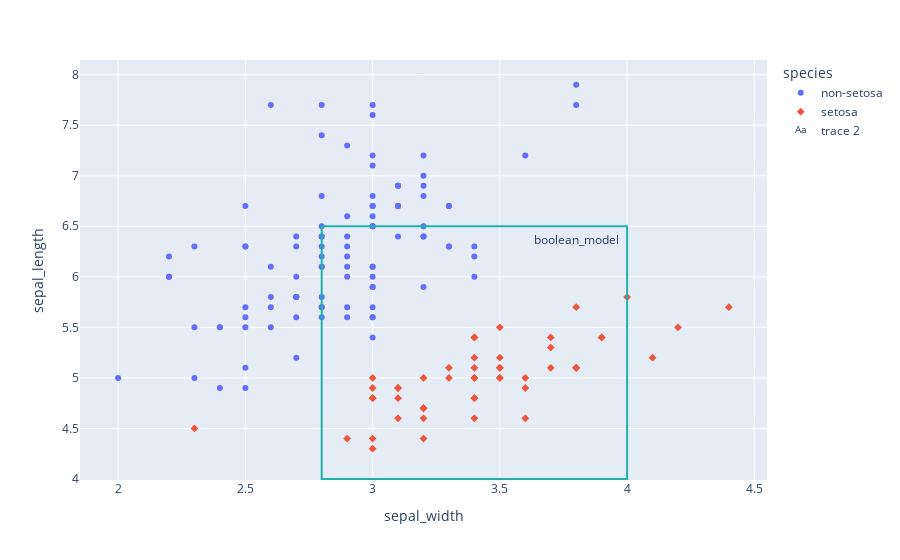

The notebook cell this image was saved under:
### Markdown cell above
## Build Student Model with Bad Teacher

### Code cell
import plotly.graph_objects as go


sepal_length_max = 6.5
sepal_length_min = 4
sepal_width_min = 2.8
sepal_width_max = 4

fig = px.scatter(df_raw, x="sepal_width", y="sepal_length", color='species', symbol="species")

fig.add_shape(type="rect",
    x0=sepal_width_min, y0=sepal_length_min, x1=sepal_width_max, y1=sepal_length_max,
    line=dict(color="LightSeaGreen"),
)
# Create scatter trace of text labels
fig.add_trace(go.Scatter(
    x=[3.8],
    y=[6.35],
    text=["boolean_model"],
    mode="text",
))

# fig.add_hline(y=sepal_length_max)
# fig.add_vline(x=sepal_width_min)
fig.show()

### Figure 1 — Plotly figure (JSON) as saved in the notebook; plotly's stock layout.template omitted (floating-point values rounded to 4 significant figures)
{"data": [{"hovertemplate": "species=non-setosa<br>sepal_width=%{x}<br>sepal_length=%{y}<extra></extra>", "legendgroup": "non-setosa", "marker": {"color": "#636efa", "symbol": "circle"}, "mode": "markers", "name": "non-setosa", "orientation": "v", "showlegend": true, "type": "scatter", "x": [3, 3, 3, 2.5, 3.1, 2.7, 3.2, 3, 3.4, 3.6, 3.2, 2.5, 3.1, 2.7, 3.2, 2.9, 2.2, 3, 3, 2.9, 2.4, 2.7, 3.1, 2.8, 2.6, 3.1, 2.9, 3, 3.3, 2.8, 2.8, 3, 3, 3.1, 2.2, 2.7, 3.8, 3.3, 2.4, 2, 2.8, 3.1, 2.9, 2.6, 2.7, 3.2, 2.6, 2.5, 3, 2.9, 3, 3, 3.2, 3, 2.6, 2.4, 3, 3.2, 3.8, 2.8, 2.9, 2.5, 2.8, 3, 3.3, 2.8, 2.5, 2.8, 2.3, 2.8, 2.7, 3.2, 3.4, 2.8, 2.3, 3.1, 2.9, 2.8, 2.8, 2.9, 3, 2.7, 3, 2.3, 2.8, 3.3, 2.5, 2.8, 3, 3, 3, 2.2, 3.4, 3.2, 2.5, 2.5, 2.7, 2.6, 2.9, 2.7], "xaxis": "x", "y": [5.9, 5.4, 5.6, 4.9, 6.9, 5.6, 6.4, 6.7, 6, 7.2, 5.9, 6.7, 6.4, 5.8, 6.9, 6.1, 6, 7.2, 6, 6.2, 5.5, 5.8, 6.7, 6.2, 5.7, 6.9, 6.4, 7.1, 6.7, 6.8, 6.4, 6.5, 5.7, 6.7, 6, 6.4, 7.7, 6.3, 5.5, 5, 6.5, 6.7, 7.3, 5.5, 5.2, 7.2, 6.1, 5.7, 6.5, 6.6, 6.7, 6.1, 7, 6.5, 7.7, 4.9, 5.6, 6.4, 7.9, 5.8, 5.7, 5.1, 7.7, 7.6, 6.7, 6.1, 6.3, 7.4, 5, 5.6, 6, 6.8, 6.2, 5.7, 6.3, 6.9, 6, 6.1, 6.4, 5.6, 5.9, 6.3, 6.8, 5.5, 6.3, 6.3, 5.6, 5.7, 6.6, 7.7, 6.1, 6.2, 6.3, 6.5, 5.5, 6.3, 5.8, 5.8, 6.3, 5.8], "yaxis": "y"}, {"hovertemplate": "species=setosa<br>sepal_width=%{x}<br>sepal_length=%{y}<extra></extra>", "legendgroup": "setosa", "marker": {"color": "#EF553B", "symbol": "diamond"}, "mode": "markers", "name": "setosa", "orientation": "v", "showlegend": true, "type": "scatter", "x": [3.5, 2.3, 3.4, 4.1, 3.4, 3.8, 3.6, 3.6, 3, 3.5, 3.9, 3.5, 3.3, 3.2, 3.1, 3.4, 3, 3.4, 2.9, 3.5, 4.4, 3.4, 4, 3, 3.2, 3.8, 3.2, 3.1, 4.2, 3.5, 3.7, 3.4, 3.2, 3.7, 3.4, 3.9, 3, 3.7, 3.1, 3.6, 3, 3.1, 3.4, 3.8, 3.8, 3.4, 3.5, 3.2, 3.3, 3], "xaxis": "x", "y": [5, 4.5, 4.8, 5.2, 5.2, 5.1, 4.9, 4.6, 4.8, 5.5, 5.4, 5.1, 5, 4.7, 4.6, 5.1, 4.3, 5, 4.4, 5, 5.7, 5.4, 5.8, 4.8, 4.6, 5.7, 4.7, 4.8, 5.5, 5.2, 5.1, 5, 5, 5.4, 5.4, 5.4, 4.9, 5.3, 4.9, 5, 4.4, 4.9, 4.8, 5.1, 5.1, 4.6, 5.1, 4.4, 5.1, 5], "yaxis": "y"}, {"mode": "text", "text": ["boolean_model"], "type": "scatter", "x": [3.8], "y": [6.35]}], "layout": {"legend": {"title": {"text": "species"}, "tracegroupgap": 0}, "margin": {"t": 60}, "shapes": [{"line": {"color": "LightSeaGreen"}, "type": "rect", "x0": 2.8, "x1": 4, "y0": 4, "y1": 6.5}], "xaxis": {"anchor": "y", "domain": [0, 1], "title": {"text": "sepal_width"}}, "yaxis": {"anchor": "x", "domain": [0, 1], "title": {"text": "sepal_length"}}}}
